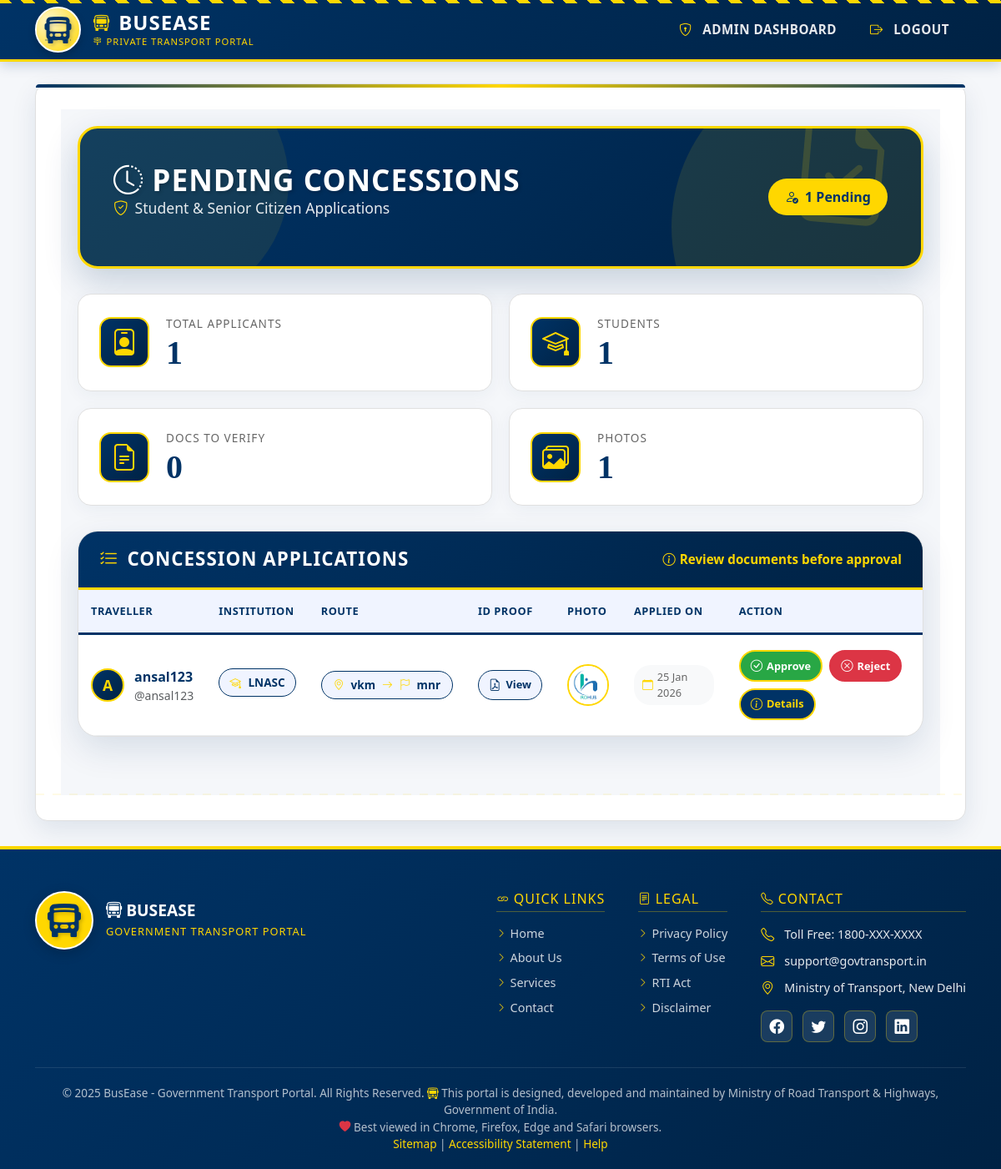
The app's page /admin_app/concessions/ (signed in) with its own data.
### traveller/models.py (models this page shows, shortened)
class ConcessionApplication(models.Model):
    traveller = models.ForeignKey(settings.AUTH_USER_MODEL, on_delete=models.CASCADE)
    college_name = models.CharField(max_length=200)
    starting_location = models.CharField(max_length=100)
    ending_location = models.CharField(max_length=100)
    document = models.FileField(upload_to='concession_docs/')
    photo = models.ImageField(upload_to='concession_photos/', null=True, blank=False)
    STATUS_CHOICES = [
        ('Pending', 'Pending'),
        ('Approved', 'Approved'),
        ('Rejected', 'Rejected'),
        ('Cancelled', 'Cancelled'),
        ('Expired', 'Expired'),
    ]
    status = models.CharField(max_length=20, choices=STATUS_CHOICES, default='Pending')
    applied_on = models.DateTimeField(auto_now_add=True)
    approved_on = models.DateTimeField(null=True, blank=True)
    expiry_date = models.DateField(null=True, blank=True)
    rejection_reason = models.TextField(null=True, blank=True)
    cancel_reason = models.TextField(null=True, blank=True)

### main/models.py (models this page shows, shortened)
class User(AbstractUser):
    ROLE_CHOICES = [
        ('admin', 'RTO Admin'),
        ('owner', 'Bus Owner'),
        ('traveller', 'Traveller'),
        ('conductor', 'Bus Conductor'),  # Add this line
    ]
    role = models.CharField(max_length=20, choices=ROLE_CHOICES, default='traveller')
    email = models.EmailField(blank=True, null=True)
    USERNAME_FIELD = 'username'
    REQUIRED_FIELDS = ['email']
    objects = UserManager()

### admin_app/views.py (the view)
# urls.py: path('concessions/', views.admin_concessions, name='admin_concessions'),
@login_required
@user_passes_test(superuser_required)
def admin_concessions(request):
    pending_concessions = ConcessionApplication.objects.filter(status="Pending")
    return render(request, "admin_app/admin_concessions.html", {
        "pending_concessions": pending_concessions
    })

### admin_app/views.py (called while the page is built)
def superuser_required(user):
    return user.is_superuser

### admin_app/templates/admin_app/admin_concessions.html (shortened to what this page needs)
{% extends 'base.html' %}
{% block content %}
<div class="gov-concessions-page">
  <div class="gov-container">
    <div class="gov-hero-section">
      <div class="gov-hero-content">
        <div>
          <h1 class="gov-hero-title">
            <i class="bi bi-clock-history"></i> Pending Concessions
          </h1>
          <p class="gov-hero-subtitle">
            <i class="bi bi-shield-check"></i> Student & Senior Citizen Applications
          </p>
        </div>
        <span class="gov-stats-badge">
          <i class="bi bi-person-check"></i> {{ pending_concessions|length }} Pending
        </span>
      </div>
    </div>
    <div class="gov-stats-grid">
      <div class="gov-stat-card">
        <div class="gov-stat-icon">
          <i class="bi bi-person-badge"></i>
        </div>
        <div class="gov-stat-content">
          <div class="gov-stat-label">Total Applicants</div>
          <div class="gov-stat-number">{{ pending_concessions|length }}</div>
        </div>
      </div>
      <div class="gov-stat-card">
        <div class="gov-stat-icon">
          <i class="bi bi-mortarboard"></i>
        </div>
        <div class="gov-stat-content">
          <div class="gov-stat-label">Students</div>
          <div class="gov-stat-number">{{ pending_concessions|length }}</div>
        </div>
      </div>
      <div class="gov-stat-card">
        <div class="gov-stat-icon">
          <i class="bi bi-file-earmark-text"></i>
        </div>
        <div class="gov-stat-content">
          <div class="gov-stat-label">Docs to Verify</div>
          <div class="gov-stat-number">{{ pending_concessions|length|add:pending_concessions|length }}</div>
        </div>
      </div>
      <div class="gov-stat-card">
        <div class="gov-stat-icon">
          <i class="bi bi-images"></i>
        </div>
        <div class="gov-stat-content">
          <div class="gov-stat-label">Photos</div>
          <div class="gov-stat-number">{{ pending_concessions|length }}</div>
        </div>
      </div>
    </div>
    <div class="gov-main-card">
      <div class="gov-card-header">
        <h5 class="gov-card-title">
          <i class="bi bi-list-check"></i>
          Concession Applications
        </h5>
        <span class="gov-card-subtitle">
          <i class="bi bi-info-circle"></i> Review documents before approval
        </span>
      </div>
      {% if pending_concessions %}
        <div class="gov-table-container">
          <table class="gov-table">
            <thead>
              <tr>
                <th>Traveller</th>
                <th>Institution</th>
                <th>Route</th>
                <th>ID Proof</th>
                <th>Photo</th>
                <th>Applied On</th>
                <th>Action</th>
              </tr>
            </thead>
            <tbody>
              {% for req in pending_concessions %}
              <tr>
                <td>
                  <div class="gov-traveller-info">
                    <div class="gov-traveller-avatar">
                      {{ req.traveller.username|slice:":1"|upper }}
                    </div>
                    <div class="gov-traveller-details">
                      <span class="gov-traveller-name">{{ req.traveller.get_full_name|default:req.traveller.username }}</span>
                      <small class="text-muted">@{{ req.traveller.username }}</small>
                    </div>
                  </div>
                </td>
                <td>
                  <span class="gov-college-badge">
                    <i class="bi bi-mortarboard"></i>
                    {{ req.college_name|truncatechars:25 }}
                  </span>
                </td>
                <td>
                  <span class="gov-route-badge">
                    <i class="bi bi-geo-alt"></i>
                    {{ req.starting_location }}
                    <i class="bi bi-arrow-right"></i>
                    <i class="bi bi-flag"></i>
                    {{ req.ending_location }}
                  </span>
                </td>
                <td>
                  {% if req.document %}
                    <a href="{{ req.document.url }}" target="_blank" class="gov-doc-link">
                      <i class="bi bi-file-earmark-pdf"></i>
                      View
                    </a>
                  {% else %}
                    <span class="gov-no-doc">Not uploaded</span>
                  {% endif %}
                </td>
                <td>
                  {% if req.photo %}
                    <img src="{{ req.photo.url }}"
                         class="gov-photo-thumb"
                         onclick="openPhotoModal('{{ req.photo.url }}')"
                         title="Click to enlarge">
                  {% else %}
                    <div class="gov-no-photo">
                      <i class="bi bi-person"></i>
                    </div>
                  {% endif %}
                </td>
                <td>
                  <span class="gov-date-badge">
                    <i class="bi bi-calendar"></i>
                    {{ req.applied_on|date:"d M Y" }}
                  </span>
                </td>
                <td>
                  <div class="gov-action-group">
                    <a href="{% url 'approve_concession' req.id %}" class="gov-action-btn gov-action-approve">
                      <i class="bi bi-check-circle"></i>
                      Approve
                    </a>
                    <a href="{% url 'reject_concession' req.id %}" class="gov-action-btn gov-action-reject">
                      <i class="bi bi-x-circle"></i>
                      Reject
                    </a>
                    <a href="{% url 'admin_view_concession_details' req.id %}" class="gov-action-btn gov-action-details">
                      <i class="bi bi-info-circle"></i>
                      Details
                    </a>
                  </div>
                </td>
              </tr>
              {% endfor %}
            </tbody>
          </table>
        </div>
      {% endif %}
    </div>
  </div>
</div>
{% endblock %}

### templates/base.html (style rules this page uses)
:root { --gov-primary: #003366; --gov-secondary: #FFD700; --gov-accent: #002244; --gov-light: #f0f4f8; --gov-dark: #1a1d20; --gov-gradient: linear-gradient(135deg, #003366 0%, #002244 100%); --transport-blue: #0047ab; --transport-gold: #ffb700; }
* { margin: 0; padding: 0; box-sizing: border-box; }
body { background: #f5f7fa; min-height: 100vh; display: flex; flex-direction: column; padding-top: 80px; font-family: 'Segoe UI', 'Arial', sans-serif; }

### records on screen
ConcessionApplication: traveller.username "A", traveller.get_full_name "ansal123", traveller.username "ansal123", college_name "LNASC", starting_location "vkm", ending_location "mnr", photo (picture), applied_on "25 Jan 2026"

### other values on screen
{{ pending_concessions|length }} "1"
{{ pending_concessions|length|add:pending_concessions|length }} "0"
{{ now|default:2025 }} "2025"
